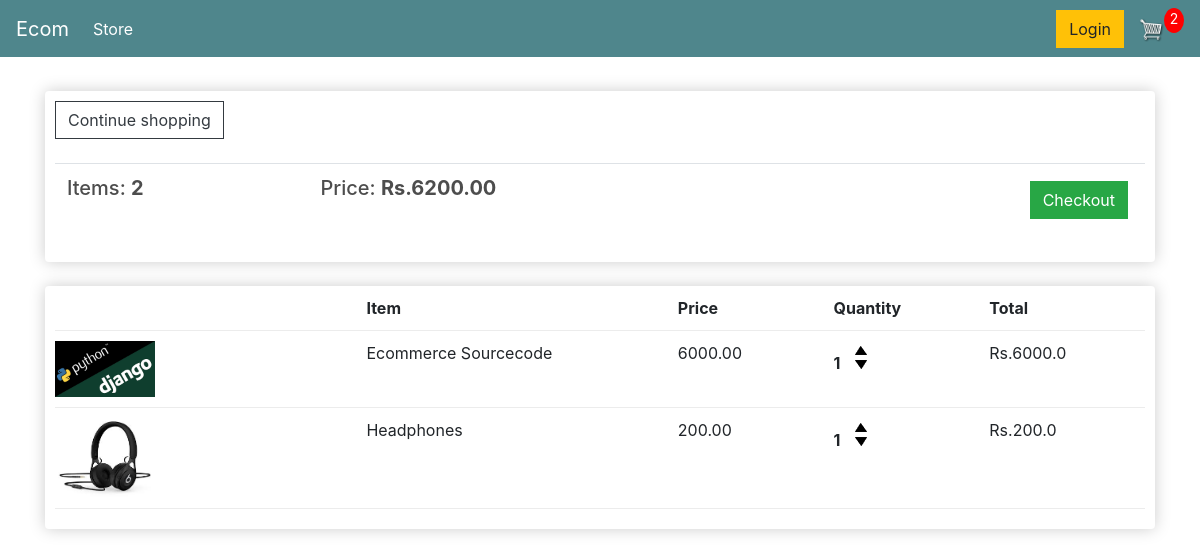
The app's page /cart/ (signed in) with its own data.
### stores/models.py (models this page shows, shortened)
class Order(models.Model):
    customer = models.ForeignKey(Customer, on_delete=models.CASCADE, null=True, blank=True)
    dete_ordered = models.DateTimeField(auto_now_add=True)
    complete = models.BooleanField(default=False)
    transaction_id = models.CharField(max_length=20, null=True)
    @property
    def get_cart_total(self):
        orderitems = self.orderitem_set.all()
        total = sum([item.get_total for item in orderitems])
        return total
    @property
    def get_cart_items(self):
        orderitems = self.orderitem_set.all()
        total = sum([item.quantity for item in orderitems])
        return total

class OrderItem(models.Model):
    product = models.ForeignKey(Product, on_delete=models.SET_NULL, null=True)
    order = models.ForeignKey(Order, on_delete=models.SET_NULL, null=True)
    quantity =  models.IntegerField(default=0)
    date_added = models.DateTimeField(auto_now_add=True)
    @property
    def get_total(self):
        total = self.product.price * self.quantity
        return total

class Product(models.Model):
    name = models.CharField(max_length=20)
    price = models.FloatField()
    digital = models.BooleanField(default=False, null=True, blank=True)
    image = models.ImageField(null=True, blank=True)
    @property
    def imageURL(self):
        try:
            url = self.image.url
        except:
            url = ''
        return url

### stores/views.py (the view)
# urls.py: path("cart/", views.cart, name='cart'),
def cart(request):
    if request.user.is_authenticated:
        customer = request.user.customer
        order, created = Order.objects.get_or_create(customer=customer, complete=False)
        items = order.orderitem_set.all()
        cartitems = order.get_cart_items
    else:
        items = []
        order = {'get_cart_total': 0, "get_cart_items": 0}
        cartitems = order['get_cart_items']
    context = {"items": items, "order":order, 'cartitems': cartitems, 'shipping':False}
    return render(request, "stores/cart.html", context)

### stores/templates/stores/cart.html
{% extends 'stores/main.html' %}
{% load static %}
{% block content %}
    <div class="row">
        <div class="col-lg-12">
            <div class="box-element">
                <a class="btn btn-outline-dark" href="{% url 'store' %}">Continue shopping</a>
                <br>
                <br>
                <table class="table">
                    <tr>
                        <th><h5>Items: <strong>{{ order.get_cart_items }}</strong></h5></th>
                        <th><h5>Price: <strong>Rs.{{ order.get_cart_total|floatformat:2 }}</strong></h5></th>
                        <th>
                            <a  style="float:right; margin:5px;" class="btn btn-success" href="{% url 'checkout' %}">Checkout</a>
                        </th>
                    </tr>
                </table>
            </div>
            <br>
            <div class="box-element">
                <div class="cart-row">
					<div style="flex:2"></div>
					<div style="flex:2"><strong>Item</strong></div>
					<div style="flex:1"><strong>Price</strong></div>
					<div style="flex:1"><strong>Quantity</strong></div>
					<div style="flex:1"><strong>Total</strong></div>
				</div>
				{% for item in items %}
				<div class="cart-row">
					<div style="flex:2"><img class="row-image" src="{{ item.product.imageURL }}"></div>
					<div style="flex:2"><p>{{ item.product.name }}</p></div>
					<div style="flex:1"><p>{{ item.product.price|floatformat:2 }}</p></div>
					<div style="flex:1">
						<p class="quantity">{{ item.quantity }}</p>
						<div class="quantity">
							<img data-product={{item.product.id}} data-action="add" class="chg-quantity update-cart"
                             src="{% static  'images/arrow-up.png' %}">
							<img data-product={{item.product.id}} data-action="remove" class="chg-quantity update-cart"
                             src="{% static  'images/arrow-down.png' %}">
						</div>
					</div>
					<div style="flex:1"><p>Rs.{{ item.get_total }}</p></div>
				</div>
                {% endfor %}
            </div>
        </div>
    </div>
{% endblock content %}

### static/css/main.css (style rules this page uses)
h1,h2,h3,h4,h5,h6 { color:hsl(0, 0%, 30%); }
.box-element { box-shadow:hsl(0, 0%, 80%) 0 0 16px; background-color: #fff; border-radius: 4px; padding: 10px; }
.col-lg-4, .col-lg-6, .col-lg-8, .col-lg-12 { margin-top: 10px; }
.btn { border-radius: 0; }
.row-image { width: 100px; }
.cart-row { display: flex; align-items: flex-stretch; padding-bottom: 10px; margin-bottom: 10px; border-bottom: 1px solid #ececec; }
.quantity { display: inline-block; font-weight: 700; padding-right:10px; }
.chg-quantity { width: 12px; cursor: pointer; display: block; margin-top: 5px; transition:.1s; }

### records on screen
Order: get_cart_items "2", get_cart_total "6200.00"
OrderItem: product.imageURL (picture), product.name "Ecommerce Sourcecode", product.price "6000.00", quantity "1", get_total "6000.0"
OrderItem: product.imageURL (picture), product.name "Headphones", product.price "200.00", quantity "1", get_total "200.0"

### other values on screen
{{ cartitems }} "2"
